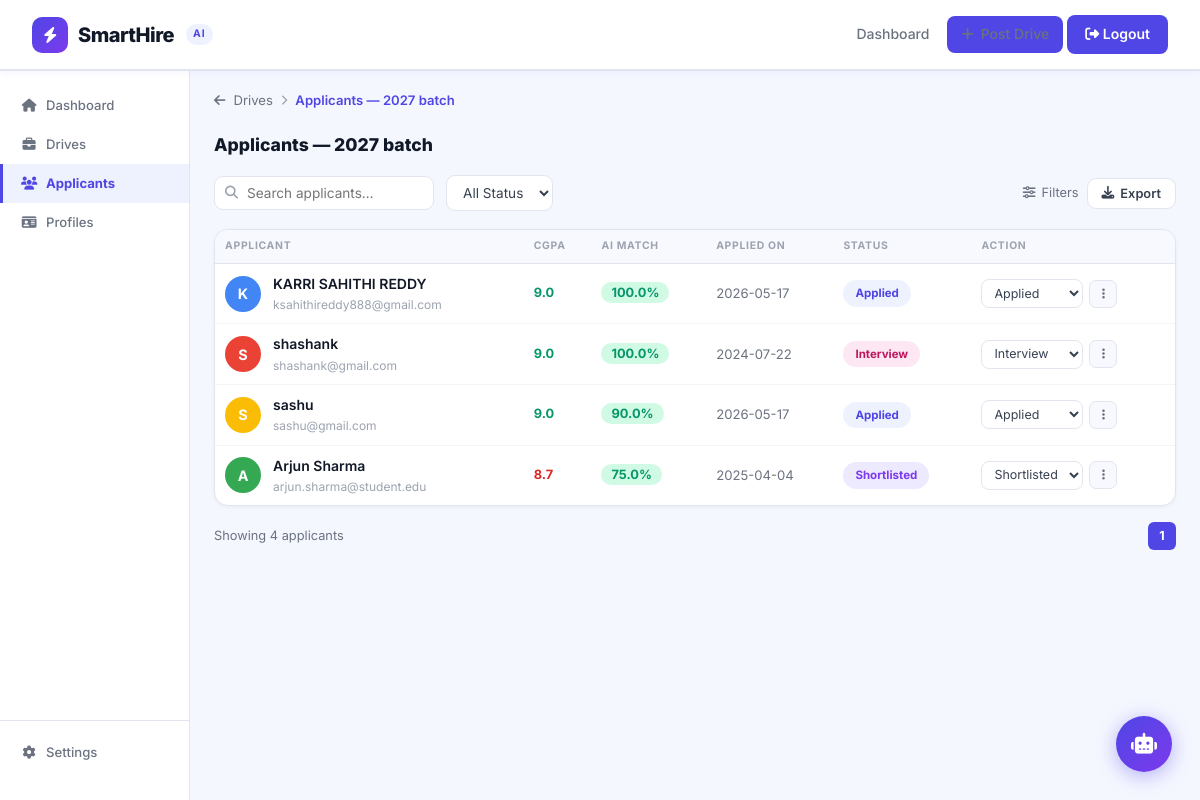
The app's page /drive/1/applicants (signed in) with its own data.
### tables this page shows
CREATE TABLE drives (
        id INTEGER PRIMARY KEY AUTOINCREMENT,
        company_id INTEGER, title TEXT, role TEXT,
        location TEXT, salary REAL, deadline TEXT,
        description TEXT DEFAULT '',
        req_cgpa REAL DEFAULT 0, req_degree TEXT DEFAULT '',
        req_skills TEXT DEFAULT '', req_year INTEGER DEFAULT 0,
        status TEXT DEFAULT 'active',
        created TEXT DEFAULT CURRENT_TIMESTAMP
    );

CREATE TABLE applications (
        id INTEGER PRIMARY KEY AUTOINCREMENT,
        student_id INTEGER, drive_id INTEGER,
        status TEXT DEFAULT 'applied',
        ai_score REAL DEFAULT 0,
        applied_on TEXT DEFAULT CURRENT_TIMESTAMP,
        UNIQUE(student_id, drive_id)
    );

CREATE TABLE students (
        id INTEGER PRIMARY KEY AUTOINCREMENT,
        name TEXT, email TEXT UNIQUE, pwd TEXT,
        phone TEXT, dob TEXT, branch TEXT, degree TEXT,
        year INTEGER, cgpa REAL DEFAULT 0,
        p12 REAL DEFAULT 0, p10 REAL DEFAULT 0,
        skills TEXT DEFAULT '', bio TEXT DEFAULT '',
        created TEXT DEFAULT CURRENT_TIMESTAMP
    , gender TEXT DEFAULT '', location TEXT DEFAULT '', photo TEXT DEFAULT '', resume TEXT DEFAULT '', resume_uploaded_on TEXT DEFAULT '');

### app.py (the view)
@app.route("/drive/<int:drive_id>/applicants")
def drive_applicants(drive_id):
    if session.get("role") != "company": return redirect(url_for("login"))
    db = get_db()
    drive = db.execute("SELECT * FROM drives WHERE id=? AND company_id=?",
                       (drive_id, session["uid"])).fetchone()
    if not drive: return redirect(url_for("company_dash"))
    apps = db.execute("""
        SELECT a.*, s.name as sname, s.email as semail, s.cgpa, s.branch,
               s.degree, s.skills, s.phone
        FROM applications a JOIN students s ON a.student_id=s.id
        WHERE a.drive_id=? ORDER BY a.ai_score DESC
    """, (drive_id,)).fetchall()
    db.close()
    return render_template("drive_applicants.html", drive=drive, apps=apps)

### app.py (called while the page is built)
def get_db():
    conn = sqlite3.connect(DB)
    conn.row_factory = sqlite3.Row
    return conn

### templates/drive_applicants.html (shortened to what this page needs)
{% extends "base.html" %}
{% block nav %}
  <a href="/company" style="color:var(--muted);text-decoration:none;padding:7px 14px;border-radius:8px;font-size:0.875rem;font-weight:500;">Dashboard</a>
  <a href="/company?section=drives" class="btn btn-primary btn-sm"><i class="fa-solid fa-plus"></i> Post Drive</a>
  <a href="/logout" class="btn-nav"><i class="fa-solid fa-right-from-bracket"></i> Logout</a>
{% endblock %}
{% block content %}
<div class="da-shell">
  <nav class="cd-sidebar">
    <a class="nav-item" href="/company"><i class="fa-solid fa-house"></i> Dashboard</a>
    <a class="nav-item" href="/company?section=drives"><i class="fa-solid fa-briefcase"></i> Drives</a>
    <a class="nav-item active" href="#"><i class="fa-solid fa-users"></i> Applicants</a>
    <a class="nav-item" href="/company?section=profiles"><i class="fa-solid fa-id-card"></i> Profiles</a>
    <div class="sidebar-bottom">
      <a class="nav-item" href="/logout"><i class="fa-solid fa-gear"></i> Settings</a>
    </div>
  </nav>
  <div class="da-main">
    <div style="display:flex;align-items:center;gap:8px;margin-bottom:20px;font-size:0.82rem;">
      <a href="/company?section=drives" style="color:#6b7280;text-decoration:none;display:flex;align-items:center;gap:5px;">
        <i class="fa-solid fa-arrow-left"></i>
      </a>
      <a href="/company?section=drives" style="color:#6b7280;text-decoration:none;">Drives</a>
      <i class="fa-solid fa-chevron-right" style="font-size:0.65rem;color:#9ca3af;"></i>
      <span style="color:#4f46e5;font-weight:600;">Applicants — {{ drive['title'] }}</span>
    </div>
    <h1 style="font-size:1.1rem;font-weight:800;color:#111827;margin-bottom:16px;">Applicants — {{ drive['title'] }}</h1>
    <div style="display:flex;align-items:center;gap:12px;margin-bottom:18px;">
      <div class="search-wrap">
        <i class="fa-solid fa-magnifying-glass"></i>
        <input type="text" id="app-search" placeholder="Search applicants…" oninput="filterApps()">
      </div>
      <select id="app-status-filter" onchange="filterApps()" style="padding:8px 12px;border:1.5px solid #e2e5f0;border-radius:9px;font-size:0.85rem;font-family:'Inter',sans-serif;outline:none;color:#374151;background:#fff;">
        <option value="">All Status</option>
      </select>
      <div style="margin-left:auto;display:flex;align-items:center;gap:8px;">
        <div style="display:flex;align-items:center;gap:6px;font-size:0.8rem;color:#6b7280;cursor:pointer;">
          <i class="fa-solid fa-sliders"></i> Filters
        </div>
        <button onclick="exportCSV()" style="display:flex;align-items:center;gap:6px;padding:7px 14px;border:1.5px solid #e2e5f0;border-radius:9px;background:#fff;font-size:0.8rem;font-weight:600;color:#374151;cursor:pointer;font-family:'Inter',sans-serif;">
          <i class="fa-solid fa-download"></i> Export
        </button>
      </div>
    </div>
    {% if apps %}
    <div style="background:#fff;border:1px solid #e2e5f0;border-radius:14px;overflow:hidden;box-shadow:0 1px 4px rgba(0,0,0,0.05);">
      <table class="da-tbl" id="apps-table">
        <thead>
          <tr>
            <th>Applicant</th>
            <th>CGPA</th>
            <th>AI Match</th>
            <th>Applied On</th>
            <th>Status</th>
            <th>Action</th>
          </tr>
        </thead>
        <tbody>
          {% set logo_colors = ['#4285f4','#ea4335','#fbbc05','#34a853','#ff6900','#0078d4','#7c3aed','#0891b2','#e11d48','#059669'] %}
          {% for a in apps %}
          <tr class="app-row" data-name="{{ a['sname']|lower }}" data-email="{{ a['semail']|lower }}" data-status="{{ a['status'] }}">
            <td>
              <div style="display:flex;align-items:center;gap:12px;">
                <div style="width:36px;height:36px;border-radius:50%;background:{{ logo_colors[loop.index0 % logo_colors|length] }};display:flex;align-items:center;justify-content:center;font-size:0.9rem;font-weight:700;color:#fff;flex-shrink:0;">
                  {{ a['sname'][0].upper() }}
                </div>
                <div>
                  <div style="font-weight:600;color:#111827;font-size:0.875rem;">{{ a['sname'] }}</div>
                  <div style="font-size:0.75rem;color:#9ca3af;">{{ a['semail'] }}</div>
                </div>
              </div>
            </td>
            <td>
              <span style="font-weight:700;color:{% if a['cgpa'] >= drive['req_cgpa'] %}#059669{% else %}#dc2626{% endif %};">
                {{ a['cgpa'] }}
              </span>
            </td>
            <td>
              {% set sc = a['ai_score'] %}
              <span class="match-pct {% if sc >= 70 %}match-high{% elif sc >= 45 %}match-mid{% else %}match-low{% endif %}">
                {{ sc }}%
              </span>
            </td>
            <td style="color:#6b7280;font-size:0.82rem;">{{ a['applied_on'][:10] }}</td>
            <td>
              {% set s = a['status'] %}
              <span class="asb asb-{{ s }}">
                {% if s=='applied' %}Applied
                {% elif s=='eligible' %}Shortlisted
                {% elif s=='test' %}Test Scheduled
                {% elif s=='interview' %}Interview
                {% elif s=='selected' %}Selected
                {% else %}Rejected{% endif %}
              </span>
            </td>
            <td>
              <div style="display:flex;align-items:center;gap:6px;">
                <form action="/app/{{ a['id'] }}/status" method="POST" style="display:flex;gap:5px;align-items:center;">
                  <select name="status" style="padding:5px 8px;border:1.5px solid #e2e5f0;border-radius:8px;font-size:0.78rem;font-family:'Inter',sans-serif;outline:none;color:#374151;background:#fff;cursor:pointer;" onchange="this.form.submit()">
                    <option value="applied"   {% if a['status']=='applied'   %}selected{% endif %}>Applied</option>
                    <option value="eligible"  {% if a['status']=='eligible'  %}selected{% endif %}>Shortlisted</option>
                    <option value="interview" {% if a['status']=='interview' %}selected{% endif %}>Interview</option>
                  </select>
                </form>
                <div style="width:28px;height:28px;border-radius:7px;background:#f8f9ff;border:1px solid #e2e5f0;display:flex;align-items:center;justify-content:center;cursor:pointer;" title="{{ a['sname'] }}'s skills: {{ a['skills'] }}">
                  <i class="fa-solid fa-ellipsis-vertical" style="font-size:0.75rem;color:#6b7280;"></i>
                </div>
              </div>
            </td>
          </tr>
          {% endfor %}
        </tbody>
      </table>
    </div>
    <div style="display:flex;align-items:center;justify-content:space-between;margin-top:16px;font-size:0.8rem;color:#6b7280;">
      <span>Showing {{ apps|length }} applicant{{ 's' if apps|length != 1 else '' }}</span>
      <div style="display:flex;align-items:center;gap:4px;">
        <span style="width:28px;height:28px;border-radius:6px;background:#4f46e5;color:#fff;display:flex;align-items:center;justify-content:center;font-size:0.78rem;font-weight:700;">1</span>
      </div>
    </div>
    {% else %}
    <div style="background:#fff;border:1px solid #e2e5f0;border-radius:14px;text-align:center;padding:56px;color:#9ca3af;">
      <i class="fa-solid fa-users" style="font-size:2.5rem;opacity:0.3;display:block;margin-bottom:12px;"></i>
      <p style="font-size:0.9rem;">No applications yet for this drive.</p>
    </div>
    {% endif %}
  </div>
</div>
{% endblock %}

### templates/base.html (style rules this page uses)
*, *::before, *::after { box-sizing: border-box; margin: 0; padding: 0; }
:root { --bg: #f5f7ff; --white: #ffffff; --surface: #f0f2ff; --border: #e2e5f0; --border2: #d0d5e8; --primary: #4f46e5; --primary-h: #4338ca; --primary-l: #eef2ff; --primary-m: #c7d2fe; --green: #059669; --green-l: #d1fae5; --red: #dc2626; --red-l: #fee2e2; --orange: #d97706; --orange-l: #fef3c7; --blue: #2563eb; --blue-l: #dbeafe; --purple: #7c3aed; --purple-l: #ede9fe; --text: #111827; --text2: #374151; --muted: #6b7280; --muted2: #9ca3af; --radius: 12px; --radius-lg: 18px; --shadow-sm: 0 1px 3px rgba(0,0,0,0.08), 0 1px 2px rgba(0,0,0,0.04); --shadow: 0 4px 16px rgba(79,70,229,0.08), 0 1px 4px rgba(0,0,0,0.06); --shadow-lg: 0 10px 40px rgba(79,70,229,0.12), 0 2px 8px rgba(0,0,0,0.06); }
body { font-family: 'Inter', sans-serif; background: var(--bg); color: var(--text); min-height: 100vh; padding-top: 70px; font-size: 14px; line-height: 1.6; }
.nav-links a { color: var(--muted); text-decoration: none; padding: 7px 14px; border-radius: 8px; font-size: 0.875rem; font-weight: 500; transition: all 0.15s; }
.nav-links .btn-nav { background: var(--primary); color: #fff !important; padding: 8px 18px; font-weight: 600; }
.btn { display: inline-flex; align-items: center; gap: 7px; padding: 10px 20px; border-radius: 9px; font-size: 0.875rem; font-weight: 600; cursor: pointer; border: none; transition: all 0.15s; text-decoration: none; font-family: 'Inter', sans-serif; white-space: nowrap; }
.btn-primary { background: var(--primary); color: #fff; }
.btn-sm { padding: 6px 13px; font-size: 0.8rem; border-radius: 7px; }

### templates/drive_applicants.html (style rules this page uses)
body { background:#f5f7ff !important; }
.da-shell { display:flex; min-height:calc(100vh - 70px); }
.cd-sidebar { width:190px; flex-shrink:0; background:#fff; border-right:1px solid #e2e5f0; padding:16px 0; position:sticky; top:70px; height:calc(100vh - 70px); overflow-y:auto; }
.cd-sidebar .nav-item { display:flex; align-items:center; gap:9px; padding:9px 18px; font-size:0.82rem; font-weight:500; color:#6b7280; cursor:pointer; text-decoration:none; transition:all 0.15s; border-left:3px solid transparent; }
.cd-sidebar .nav-item.active { background:#eef2ff; color:#4f46e5; font-weight:700; border-left-color:#4f46e5; }
.cd-sidebar .nav-item i { width:16px; text-align:center; }
.cd-sidebar { display:flex; flex-direction:column; }
.cd-sidebar .sidebar-bottom { padding:12px 0; border-top:1px solid #e2e5f0; margin-top:auto; }
.da-main { flex:1; padding:20px 24px; overflow-y:auto; }
.da-tbl { width:100%; border-collapse:collapse; font-size:0.8rem; }
.da-tbl th { background:#f8f9ff; color:#9ca3af; font-size:0.65rem; font-weight:700; letter-spacing:0.7px; text-transform:uppercase; padding:8px 10px; border-bottom:1px solid #e2e5f0; text-align:left; }
.da-tbl td { padding:9px 10px; border-bottom:1px solid #f3f4f6; vertical-align:middle; }
.da-tbl tbody tr:last-child td { border-bottom:none; }
.asb { display:inline-flex; align-items:center; padding:4px 12px; border-radius:20px; font-size:0.72rem; font-weight:700; }
.asb-applied { background:#eef2ff; color:#4f46e5; }
.asb-eligible { background:#ede9fe; color:#7c3aed; }
.asb-interview { background:#fce7f3; color:#be185d; }
.match-pct { font-size:0.8rem; font-weight:700; padding:3px 10px; border-radius:20px; }
.match-high { background:#d1fae5; color:#059669; }
.search-wrap { position:relative; }
.search-wrap i { position:absolute; left:11px; top:50%; transform:translateY(-50%); color:#9ca3af; font-size:0.82rem; }
.search-wrap input { padding:8px 12px 8px 32px; border:1.5px solid #e2e5f0; border-radius:9px; font-size:0.85rem; font-family:'Inter',sans-serif; outline:none; color:#111827; background:#fff; width:220px; }

### records on screen
drives: title "2027 batch"
applications: name "K", sname "KARRI SAHITHI REDDY", semail "ksahithireddy888@gmail.com", cgpa "9.0", ai_score "100.0", applied_on "2026-05-17", shows "Applied", status "Applied"
applications: name "S", sname "shashank", semail "shashank@gmail.com", cgpa "9.0", ai_score "100.0", applied_on "2024-07-22", shows "Interview", status "Interview"
applications: name "S", sname "sashu", semail "sashu@gmail.com", cgpa "9.0", ai_score "90.0", applied_on "2026-05-17", shows "Applied", status "Applied"
applications: name "A", sname "Arjun Sharma", semail "arjun.sharma@student.edu", cgpa "8.7", ai_score "75.0", applied_on "2025-04-04", shows "Shortlisted", status "Shortlisted"

### other values on screen
{{ apps|length }} "4"
{{ 's' if apps|length != 1 else '' }} "s"
